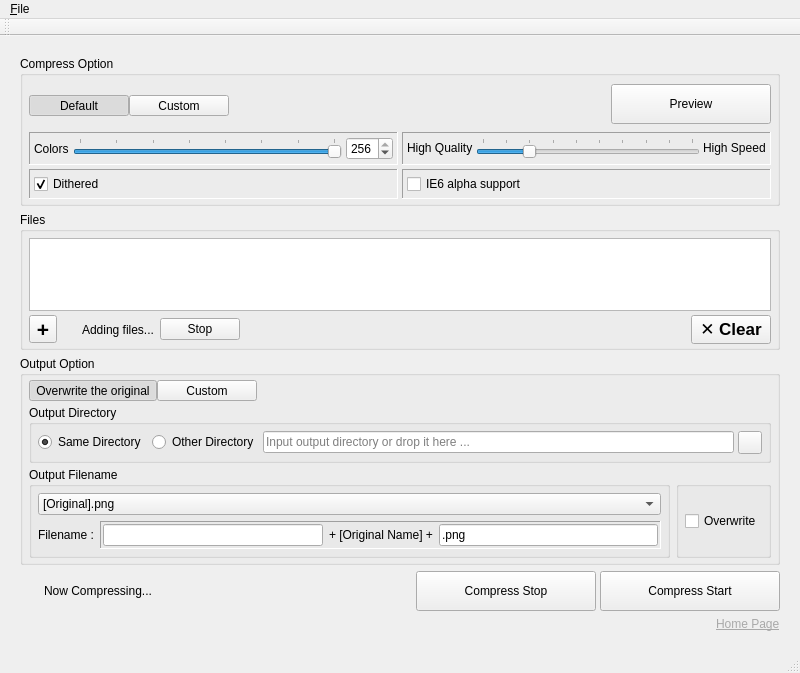
<?xml version="1.0" encoding="UTF-8"?>
<ui version="4.0">
 <class>PngyuMainWindow</class>
 <widget class="QMainWindow" name="PngyuMainWindow">
  <property name="geometry">
   <rect>
    <x>0</x>
    <y>0</y>
    <width>800</width>
    <height>673</height>
   </rect>
  </property>
  <property name="minimumSize">
   <size>
    <width>800</width>
    <height>600</height>
   </size>
  </property>
  <property name="acceptDrops">
   <bool>true</bool>
  </property>
  <property name="windowTitle">
   <string>New Pngyu</string>
  </property>
  <property name="styleSheet">
   <string notr="true">/* Modern macOS buttons */
QPushButton {
    border: none;
    border-radius: 8px;
    padding: 10px 16px;
    font-size: 13px;
    font-weight: 500;
    background-color: palette(button);
    color: palette(button-text);
}

QPushButton:hover {
    background-color: palette(midlight);
}

QPushButton#pushButton_exec {
    background-color: #007AFF;
    color: white;
    font-weight: 600;
    padding: 12px 24px;
}

QPushButton#pushButton_exec:hover {
    background-color: #0051D5;
}

QPushButton#pushButton_stop_exec {
    background-color: #FF3B30;
    color: white;
    font-weight: 600;
    padding: 12px 24px;
}

QPushButton#pushButton_preview {
    background-color: #007AFF;
    color: white;
    font-weight: 600;
    padding: 8px 16px;
}


QFrame#frame_speed,
QFrame#frame_dithered,
QFrame#frame_colors,
QFrame#frame_output_filename,
QFrame#frame_ie6
{
    border: 1px solid rgba(127,127,127,63);
    border-radius: 5px;
    padding: 2px;
}

/* Modern segmented controls */
QToolButton {
    border: 1px solid palette(mid);
    padding: 8px 16px;
    background-color: palette(button);
    color: palette(button-text);
    font-size: 13px;
    font-weight: 500;
}

QToolButton:checked {
    background-color: palette(highlight);
    color: palette(highlighted-text);
    border-color: palette(highlight);
}

QToolButton:hover:!checked {
    background-color: palette(midlight);
}

QToolButton#toolButton_compress_option_default,
QToolButton#toolButton_output_option_overwrite_original {
    border-top-left-radius: 8px;
    border-bottom-left-radius: 8px;
    border-right: none;
}

/*middle*/
QToolButton#toolButton_background_black
{
  border-style: outset;
  border : 1px solid rgb(127,127,127,127);
  border-radius : 0px;
  padding: 3px;
  background : qlineargradient(spread:reflect, x1:0, y1:1, x2:0, y2:0,
    stop:0 rgba(127, 127, 127, 64), stop:1 rgba(255, 255, 255, 100));
}

QToolButton#toolButton_compress_option_custom,
QToolButton#toolButton_output_option_custom {
    border-top-right-radius: 8px;
    border-bottom-right-radius: 8px;
    border-left: none;
}

/* Modern table styling */
QTableWidget {
    background-color: palette(base);
    border: 1px solid palette(mid);
    border-radius: 10px;
    selection-background-color: palette(highlight);
    selection-color: palette(highlighted-text);
    font-size: 13px;
    alternate-background-color: palette(alternate-base);
    gridline-color: palette(mid);
}

QTableWidget::item {
    padding: 10px 8px;
    border: none;
}

QHeaderView::section {
    background-color: palette(button);
    color: palette(button-text);
    padding: 10px 8px;
    border: none;
    font-weight: 600;
    font-size: 12px;
}

/* Modern text fields */
QLineEdit {
    border: 1px solid rgba(0, 0, 0, 0.1);
    border-radius: 8px;
    padding: 8px 12px;
    background-color: palette(base);
    color: palette(text);
    font-size: 13px;
}

QLineEdit:focus {
    border-color: #007AFF;
    border-width: 2px;
}

QLineEdit[drp_enabled="true"] {
    background-color: #007AFF;
    color: white;
    border-color: #007AFF;
}

/* Modern labels */
QLabel {
    color: palette(text);
    font-size: 13px;
}

QLabel#label_drop_here {
    background-color: palette(base);
    color: palette(mid);
    font-size: 15px;
    font-weight: 500;
}

/* Status colors */
QLabel#label_current_saved_size {
    color: palette(mid);
    font-size: 12px;
}

QLabel#label_current_saved_size[color_positive="true"] {
    color: #30D158;
}

QLabel#label_current_saved_size[color_negative="true"] {
    color: #FF453A;
}

/* Modern frames */
QFrame#frame_speed,
QFrame#frame_dithered,
QFrame#frame_colors,
QFrame#frame_output_filename,
QFrame#frame_ie6 {
    border: 1px solid rgba(0, 0, 0, 0.08);
    border-radius: 10px;
    padding: 8px;
    background-color: rgba(0, 0, 0, 0.02);
}

/* Add file button - specific styling to override general QToolButton */
QToolButton#toolButton_add_file {
    border: 1px solid rgba(0, 0, 0, 0.1) !important;
    border-radius: 6px !important;
    background-color: palette(button) !important;
    color: #007AFF !important;
    font-weight: 600 !important;
    font-size: 16px !important;
    padding: 2px !important;
}

QToolButton#toolButton_add_file:hover {
    background-color: palette(midlight) !important;
    color: #0051D5 !important;
}

QToolButton#toolButton_add_file:pressed {
    background-color: palette(mid) !important;
    color: #003D82 !important;
}

QToolButton#toolButton_add_file:checked {
    background-color: palette(button) !important;
    color: #007AFF !important;
}

/* Clear button - adaptive light/dark mode styling */
QPushButton#pushButton_filelist_clear {
    border: 1px solid palette(mid);
    border-radius: 6px;
    background-color: palette(button);
    color: palette(button-text);
    padding: 4px 8px;
}

QPushButton#pushButton_filelist_clear:hover {
    background-color: palette(midlight);
    border-color: palette(dark);
}

QPushButton#pushButton_filelist_clear:pressed {
    background-color: palette(mid);
    color: palette(bright-text);
}</string>
  </property>
  <widget class="QWidget" name="centralWidget">
   <layout class="QGridLayout" name="gridLayout">
    <property name="margin">
     <number>20</number>
    </property>
    <item row="7" column="0" colspan="5">
     <widget class="QWidget" name="widget" native="true">
      <layout class="QGridLayout" name="gridLayout_16">
       <property name="margin">
        <number>0</number>
       </property>
       <property name="spacing">
        <number>4</number>
       </property>
       <item row="0" column="6">
        <widget class="QPushButton" name="pushButton_exec">
         <property name="minimumSize">
          <size>
           <width>180</width>
           <height>40</height>
          </size>
         </property>
         <property name="maximumSize">
          <size>
           <width>180</width>
           <height>16777215</height>
          </size>
         </property>
         <property name="text">
          <string>Compress Start</string>
         </property>
        </widget>
       </item>
       <item row="0" column="5">
        <widget class="QPushButton" name="pushButton_stop_exec">
         <property name="minimumSize">
          <size>
           <width>180</width>
           <height>40</height>
          </size>
         </property>
         <property name="maximumSize">
          <size>
           <width>180</width>
           <height>16777215</height>
          </size>
         </property>
         <property name="text">
          <string>Compress Stop</string>
         </property>
         <property name="icon">
          <iconset resource="resource/resource.qrc">
           <normaloff>:/icons/stop.png</normaloff>:/icons/stop.png</iconset>
         </property>
        </widget>
       </item>
       <item row="0" column="1">
        <widget class="QWidget" name="widget_executing" native="true">
         <layout class="QHBoxLayout" name="horizontalLayout_5">
          <property name="spacing">
           <number>4</number>
          </property>
          <property name="margin">
           <number>0</number>
          </property>
          <item>
           <widget class="SpinnerWidget" name="spinner_exec" native="true">
            <property name="minimumSize">
             <size>
              <width>20</width>
              <height>20</height>
             </size>
            </property>
            <property name="maximumSize">
             <size>
              <width>20</width>
              <height>20</height>
             </size>
            </property>
           </widget>
          </item>
          <item>
           <widget class="QLabel" name="label_executing">
            <property name="text">
             <string>Now Compressing...</string>
            </property>
           </widget>
          </item>
         </layout>
        </widget>
       </item>
       <item row="0" column="4">
        <spacer name="horizontalSpacer_5">
         <property name="orientation">
          <enum>Qt::Horizontal</enum>
         </property>
         <property name="sizeHint" stdset="0">
          <size>
           <width>0</width>
           <height>20</height>
          </size>
         </property>
        </spacer>
       </item>
      </layout>
      <zorder>pushButton_stop_exec</zorder>
      <zorder>pushButton_exec</zorder>
      <zorder>widget_executing</zorder>
      <zorder>horizontalSpacer_5</zorder>
     </widget>
    </item>
    <item row="5" column="0" colspan="5">
     <widget class="QGroupBox" name="groupBox_output_option">
      <property name="title">
       <string>Output Option</string>
      </property>
      <layout class="QGridLayout" name="gridLayout_2">
       <property name="leftMargin">
        <number>6</number>
       </property>
       <property name="topMargin">
        <number>4</number>
       </property>
       <property name="rightMargin">
        <number>6</number>
       </property>
       <property name="bottomMargin">
        <number>4</number>
       </property>
       <property name="spacing">
        <number>4</number>
       </property>
       <item row="0" column="1">
        <spacer name="horizontalSpacer_3">
         <property name="orientation">
          <enum>Qt::Horizontal</enum>
         </property>
         <property name="sizeHint" stdset="0">
          <size>
           <width>0</width>
           <height>0</height>
          </size>
         </property>
        </spacer>
       </item>
       <item row="1" column="0" rowspan="2" colspan="2">
        <widget class="QWidget" name="widget_output_option_custom" native="true">
         <property name="sizePolicy">
          <sizepolicy hsizetype="MinimumExpanding" vsizetype="Preferred">
           <horstretch>0</horstretch>
           <verstretch>0</verstretch>
          </sizepolicy>
         </property>
         <layout class="QGridLayout" name="gridLayout_13">
          <property name="verticalSpacing">
           <number>4</number>
          </property>
          <property name="margin">
           <number>0</number>
          </property>
          <item row="1" column="0">
           <widget class="QGroupBox" name="groupBox_output_filename">
            <property name="title">
             <string>Output Filename</string>
            </property>
            <property name="flat">
             <bool>true</bool>
            </property>
            <layout class="QGridLayout" name="gridLayout_10">
             <property name="margin">
              <number>6</number>
             </property>
             <item row="0" column="0" colspan="3">
              <widget class="QComboBox" name="comboBox_output_filename_mode">
               <property name="sizePolicy">
                <sizepolicy hsizetype="Expanding" vsizetype="Fixed">
                 <horstretch>0</horstretch>
                 <verstretch>0</verstretch>
                </sizepolicy>
               </property>
               <property name="toolTip">
                <string>Output filename mode</string>
               </property>
               <item>
                <property name="text">
                 <string>[Original].png</string>
                </property>
               </item>
               <item>
                <property name="text">
                 <string>Custom Filename</string>
                </property>
               </item>
              </widget>
             </item>
             <item row="1" column="0" colspan="3">
              <widget class="QWidget" name="widget_custom_output_filename" native="true">
               <layout class="QHBoxLayout" name="horizontalLayout_3">
                <property name="margin">
                 <number>0</number>
                </property>
                <item>
                 <widget class="QLabel" name="label_custom_filename">
                  <property name="text">
                   <string>Filename :</string>
                  </property>
                 </widget>
                </item>
                <item>
                 <widget class="QFrame" name="frame_output_filename">
                  <property name="sizePolicy">
                   <sizepolicy hsizetype="Expanding" vsizetype="Preferred">
                    <horstretch>0</horstretch>
                    <verstretch>0</verstretch>
                   </sizepolicy>
                  </property>
                  <property name="frameShape">
                   <enum>QFrame::Panel</enum>
                  </property>
                  <property name="frameShadow">
                   <enum>QFrame::Sunken</enum>
                  </property>
                  <layout class="QGridLayout" name="gridLayout_3">
                   <property name="margin">
                    <number>2</number>
                   </property>
                   <item row="0" column="2">
                    <widget class="QLineEdit" name="lineEdit_output_file_prefix">
                     <property name="toolTip">
                      <string>Input cumtom filename prefix</string>
                     </property>
                     <property name="alignment">
                      <set>Qt::AlignRight|Qt::AlignTrailing|Qt::AlignVCenter</set>
                     </property>
                    </widget>
                   </item>
                   <item row="0" column="3">
                    <widget class="QLabel" name="label_outoput_original_name">
                     <property name="text">
                      <string>+ [Original Name] +</string>
                     </property>
                    </widget>
                   </item>
                   <item row="0" column="4">
                    <widget class="QLineEdit" name="lineEdit_output_file_suffix">
                     <property name="toolTip">
                      <string>Input cumtom filename suffix</string>
                     </property>
                     <property name="text">
                      <string>.png</string>
                     </property>
                    </widget>
                   </item>
                  </layout>
                 </widget>
                </item>
               </layout>
              </widget>
             </item>
            </layout>
           </widget>
          </item>
          <item row="1" column="1">
           <widget class="QGroupBox" name="groupBox_output_option_other">
            <property name="sizePolicy">
             <sizepolicy hsizetype="Maximum" vsizetype="Preferred">
              <horstretch>0</horstretch>
              <verstretch>0</verstretch>
             </sizepolicy>
            </property>
            <property name="title">
             <string> </string>
            </property>
            <property name="flat">
             <bool>true</bool>
            </property>
            <layout class="QGridLayout" name="gridLayout_11">
             <property name="margin">
              <number>6</number>
             </property>
             <item row="0" column="0">
              <widget class="QCheckBox" name="checkBox_overwrite">
               <property name="text">
                <string>Overwrite</string>
               </property>
              </widget>
             </item>
            </layout>
           </widget>
          </item>
          <item row="0" column="0" colspan="2">
           <widget class="QGroupBox" name="groupBox_output_directory_mode">
            <property name="title">
             <string>Output Directory</string>
            </property>
            <property name="flat">
             <bool>true</bool>
            </property>
            <layout class="QGridLayout" name="gridLayout_9">
             <property name="margin">
              <number>6</number>
             </property>
             <item row="1" column="1">
              <widget class="QWidget" name="widget_other_output_directory" native="true">
               <layout class="QHBoxLayout" name="horizontalLayout_2">
                <property name="spacing">
                 <number>4</number>
                </property>
                <property name="margin">
                 <number>0</number>
                </property>
                <item>
                 <widget class="QRadioButton" name="radioButton_output_other_directory">
                  <property name="sizePolicy">
                   <sizepolicy hsizetype="Maximum" vsizetype="Fixed">
                    <horstretch>0</horstretch>
                    <verstretch>0</verstretch>
                   </sizepolicy>
                  </property>
                  <property name="toolTip">
                   <string>Save to specified other directory</string>
                  </property>
                  <property name="text">
                   <string>Other Directory</string>
                  </property>
                  <attribute name="buttonGroup">
                   <string notr="true">buttonGroup_output_directory_mode</string>
                  </attribute>
                 </widget>
                </item>
                <item>
                 <widget class="QLineEdit" name="lineEdit_output_directory">
                  <property name="toolTip">
                   <string>Input output directory or drop it here ...</string>
                  </property>
                  <property name="placeholderText">
                   <string>Input output directory or drop it here ...</string>
                  </property>
                 </widget>
                </item>
                <item>
                 <widget class="QToolButton" name="toolButton_open_output_directory">
                  <property name="text">
                   <string/>
                  </property>
                  <property name="icon">
                   <iconset resource="resource/resource.qrc">
                    <normaloff>:/icons/folder.png</normaloff>:/icons/folder.png</iconset>
                  </property>
                 </widget>
                </item>
               </layout>
              </widget>
             </item>
             <item row="1" column="0">
              <widget class="QRadioButton" name="radioButton_output_same_directory">
               <property name="sizePolicy">
                <sizepolicy hsizetype="Maximum" vsizetype="Fixed">
                 <horstretch>0</horstretch>
                 <verstretch>0</verstretch>
                </sizepolicy>
               </property>
               <property name="toolTip">
                <string>Save to same as directory that original file exists</string>
               </property>
               <property name="text">
                <string>Same Directory</string>
               </property>
               <property name="checked">
                <bool>true</bool>
               </property>
               <attribute name="buttonGroup">
                <string notr="true">buttonGroup_output_directory_mode</string>
               </attribute>
              </widget>
             </item>
            </layout>
           </widget>
          </item>
         </layout>
        </widget>
       </item>
       <item row="0" column="0">
        <widget class="QWidget" name="widget_output_option_mode" native="true">
         <property name="sizePolicy">
          <sizepolicy hsizetype="Maximum" vsizetype="Preferred">
           <horstretch>0</horstretch>
           <verstretch>0</verstretch>
          </sizepolicy>
         </property>
         <layout class="QGridLayout" name="gridLayout_20">
          <property name="leftMargin">
           <number>0</number>
          </property>
          <property name="topMargin">
           <number>0</number>
          </property>
          <property name="bottomMargin">
           <number>0</number>
          </property>
          <property name="spacing">
           <number>0</number>
          </property>
          <item row="0" column="1">
           <widget class="QToolButton" name="toolButton_output_option_custom">
            <property name="minimumSize">
             <size>
              <width>100</width>
              <height>0</height>
             </size>
            </property>
            <property name="text">
             <string>Custom</string>
            </property>
            <property name="checkable">
             <bool>true</bool>
            </property>
            <attribute name="buttonGroup">
             <string notr="true">buttonGroup_output_option_mode</string>
            </attribute>
           </widget>
          </item>
          <item row="0" column="0">
           <widget class="QToolButton" name="toolButton_output_option_overwrite_original">
            <property name="minimumSize">
             <size>
              <width>120</width>
              <height>0</height>
             </size>
            </property>
            <property name="text">
             <string>Overwrite the original</string>
            </property>
            <property name="checkable">
             <bool>true</bool>
            </property>
            <property name="checked">
             <bool>true</bool>
            </property>
            <attribute name="buttonGroup">
             <string notr="true">buttonGroup_output_option_mode</string>
            </attribute>
           </widget>
          </item>
         </layout>
        </widget>
       </item>
      </layout>
     </widget>
    </item>
    <item row="9" column="4">
     <widget class="QLabel" name="label_homepage">
      <property name="sizePolicy">
       <sizepolicy hsizetype="Maximum" vsizetype="Preferred">
        <horstretch>0</horstretch>
        <verstretch>0</verstretch>
       </sizepolicy>
      </property>
      <property name="text">
       <string>&lt;a href=&quot;http://nukesaq88.github.io/Pngyu/&quot; style=&quot;color: darkgray;&quot;&gt;Home Page&lt;/a&gt;</string>
      </property>
      <property name="textFormat">
       <enum>Qt::RichText</enum>
      </property>
      <property name="openExternalLinks">
       <bool>true</bool>
      </property>
     </widget>
    </item>
    <item row="0" column="0" colspan="5">
     <widget class="QGroupBox" name="groupBox_compress_option">
      <property name="sizePolicy">
       <sizepolicy hsizetype="Preferred" vsizetype="Maximum">
        <horstretch>0</horstretch>
        <verstretch>0</verstretch>
       </sizepolicy>
      </property>
      <property name="title">
       <string>Compress Option</string>
      </property>
      <layout class="QGridLayout" name="gridLayout_12">
       <property name="leftMargin">
        <number>6</number>
       </property>
       <property name="topMargin">
        <number>4</number>
       </property>
       <property name="rightMargin">
        <number>6</number>
       </property>
       <property name="bottomMargin">
        <number>4</number>
       </property>
       <property name="spacing">
        <number>4</number>
       </property>
       <item row="1" column="1">
        <spacer name="horizontalSpacer_2">
         <property name="orientation">
          <enum>Qt::Horizontal</enum>
         </property>
         <property name="sizeHint" stdset="0">
          <size>
           <width>0</width>
           <height>0</height>
          </size>
         </property>
        </spacer>
       </item>
       <item row="1" column="2" colspan="2">
        <widget class="QPushButton" name="pushButton_preview">
         <property name="sizePolicy">
          <sizepolicy hsizetype="Minimum" vsizetype="Maximum">
           <horstretch>0</horstretch>
           <verstretch>0</verstretch>
          </sizepolicy>
         </property>
         <property name="minimumSize">
          <size>
           <width>160</width>
           <height>40</height>
          </size>
         </property>
         <property name="text">
          <string>Preview</string>
         </property>
         <property name="iconSize">
          <size>
           <width>20</width>
           <height>20</height>
          </size>
         </property>
         <property name="checkable">
          <bool>true</bool>
         </property>
        </widget>
       </item>
       <item row="4" column="0" rowspan="2" colspan="4">
        <widget class="QWidget" name="widget_compress_option_custom_options" native="true">
         <property name="sizePolicy">
          <sizepolicy hsizetype="Preferred" vsizetype="Maximum">
           <horstretch>0</horstretch>
           <verstretch>0</verstretch>
          </sizepolicy>
         </property>
         <layout class="QGridLayout" name="gridLayout_19">
          <property name="margin">
           <number>0</number>
          </property>
          <property name="spacing">
           <number>4</number>
          </property>
          <item row="0" column="0" colspan="2">
           <widget class="QWidget" name="widget_compress_option_sliders" native="true">
            <layout class="QGridLayout" name="gridLayout_15">
             <property name="margin">
              <number>0</number>
             </property>
             <property name="spacing">
              <number>4</number>
             </property>
             <item row="0" column="0">
              <widget class="QFrame" name="frame_colors">
               <property name="frameShape">
                <enum>QFrame::Panel</enum>
               </property>
               <property name="frameShadow">
                <enum>QFrame::Sunken</enum>
               </property>
               <layout class="QGridLayout" name="gridLayout_6">
                <property name="margin">
                 <number>4</number>
                </property>
                <property name="spacing">
                 <number>4</number>
                </property>
                <item row="1" column="2">
                 <widget class="QSpinBox" name="spinBox_colors">
                  <property name="minimum">
                   <number>2</number>
                  </property>
                  <property name="maximum">
                   <number>256</number>
                  </property>
                  <property name="value">
                   <number>256</number>
                  </property>
                 </widget>
                </item>
                <item row="1" column="1">
                 <widget class="QSlider" name="horizontalSlider_colors">
                  <property name="minimum">
                   <number>0</number>
                  </property>
                  <property name="maximum">
                   <number>7</number>
                  </property>
                  <property name="value">
                   <number>7</number>
                  </property>
                  <property name="orientation">
                   <enum>Qt::Horizontal</enum>
                  </property>
                  <property name="tickPosition">
                   <enum>QSlider::TicksAbove</enum>
                  </property>
                  <property name="tickInterval">
                   <number>1</number>
                  </property>
                 </widget>
                </item>
                <item row="1" column="0">
                 <widget class="QLabel" name="label_colors">
                  <property name="text">
                   <string>Colors</string>
                  </property>
                 </widget>
                </item>
               </layout>
              </widget>
             </item>
             <item row="0" column="1">
              <widget class="QFrame" name="frame_speed">
               <property name="frameShape">
                <enum>QFrame::Panel</enum>
               </property>
               <property name="frameShadow">
                <enum>QFrame::Sunken</enum>
               </property>
               <layout class="QGridLayout" name="gridLayout_5">
                <property name="margin">
                 <number>4</number>
                </property>
                <property name="spacing">
                 <number>3</number>
                </property>
                <item row="0" column="0">
                 <widget class="QLabel" name="label_compress_high_quality">
                  <property name="text">
                   <string>High Quality</string>
                  </property>
                 </widget>
                </item>
                <item row="0" column="1">
                 <widget class="QSlider" name="horizontalSlider_compress_speed">
                  <property name="minimum">
                   <number>1</number>
                  </property>
                  <property name="maximum">
                   <number>10</number>
                  </property>
                  <property name="value">
                   <number>3</number>
                  </property>
                  <property name="orientation">
                   <enum>Qt::Horizontal</enum>
                  </property>
                  <property name="tickPosition">
                   <enum>QSlider::TicksAbove</enum>
                  </property>
                  <property name="tickInterval">
                   <number>1</number>
                  </property>
                 </widget>
                </item>
                <item row="0" column="2">
                 <widget class="QLabel" name="label_compress_high_speed">
                  <property name="text">
                   <string>High Speed</string>
                  </property>
                 </widget>
                </item>
               </layout>
              </widget>
             </item>
            </layout>
           </widget>
          </item>
          <item row="1" column="0" colspan="2">
           <widget class="QWidget" name="widget_compress_option_check_boxes" native="true">
            <layout class="QGridLayout" name="gridLayout_17">
             <property name="margin">
              <number>0</number>
             </property>
             <property name="spacing">
              <number>4</number>
             </property>
             <item row="0" column="1">
              <widget class="QFrame" name="frame_ie6">
               <property name="frameShape">
                <enum>QFrame::Panel</enum>
               </property>
               <property name="frameShadow">
                <enum>QFrame::Sunken</enum>
               </property>
               <layout class="QGridLayout" name="gridLayout_7">
                <property name="margin">
                 <number>4</number>
                </property>
                <property name="spacing">
                 <number>4</number>
                </property>
                <item row="0" column="0">
                 <widget class="QCheckBox" name="checkBox_ie6_support">
                  <property name="text">
                   <string>IE6 alpha support</string>
                  </property>
                  <property name="checked">
                   <bool>false</bool>
                  </property>
                 </widget>
                </item>
               </layout>
              </widget>
             </item>
             <item row="0" column="0">
              <widget class="QFrame" name="frame_dithered">
               <property name="frameShape">
                <enum>QFrame::Panel</enum>
               </property>
               <property name="frameShadow">
                <enum>QFrame::Sunken</enum>
               </property>
               <layout class="QGridLayout" name="gridLayout_4">
                <property name="margin">
                 <number>4</number>
                </property>
                <property name="spacing">
                 <number>4</number>
                </property>
                <item row="0" column="1">
                 <widget class="QCheckBox" name="checkBox_dithered">
                  <property name="text">
                   <string>Dithered</string>
                  </property>
                  <property name="checked">
                   <bool>true</bool>
                  </property>
                 </widget>
                </item>
               </layout>
              </widget>
             </item>
            </layout>
           </widget>
          </item>
         </layout>
        </widget>
       </item>
       <item row="1" column="0" rowspan="2">
        <widget class="QWidget" name="widget_compress_option_mode" native="true">
         <property name="sizePolicy">
          <sizepolicy hsizetype="Maximum" vsizetype="Preferred">
           <horstretch>0</horstretch>
           <verstretch>0</verstretch>
          </sizepolicy>
         </property>
         <layout class="QGridLayout" name="gridLayout_18">
          <property name="leftMargin">
           <number>0</number>
          </property>
          <property name="topMargin">
           <number>0</number>
          </property>
          <property name="bottomMargin">
           <number>0</number>
          </property>
          <property name="spacing">
           <number>0</number>
          </property>
          <item row="0" column="0">
           <widget class="QToolButton" name="toolButton_compress_option_default">
            <property name="minimumSize">
             <size>
              <width>100</width>
              <height>0</height>
             </size>
            </property>
            <property name="text">
             <string>Default</string>
            </property>
            <property name="checkable">
             <bool>true</bool>
            </property>
            <property name="checked">
             <bool>true</bool>
            </property>
            <attribute name="buttonGroup">
             <string notr="true">buttonGroup_compres_option_mode</string>
            </attribute>
           </widget>
          </item>
          <item row="0" column="1">
           <widget class="QToolButton" name="toolButton_compress_option_custom">
            <property name="minimumSize">
             <size>
              <width>100</width>
              <height>0</height>
             </size>
            </property>
            <property name="text">
             <string>Custom</string>
            </property>
            <property name="checkable">
             <bool>true</bool>
            </property>
            <attribute name="buttonGroup">
             <string notr="true">buttonGroup_compres_option_mode</string>
            </attribute>
           </widget>
          </item>
         </layout>
        </widget>
       </item>
       <item row="0" column="0" colspan="4">
        <widget class="QWidget" name="widget_compress_option_row_1" native="true">
         <layout class="QHBoxLayout" name="horizontalLayout">
          <property name="spacing">
           <number>4</number>
          </property>
          <property name="margin">
           <number>0</number>
          </property>
         </layout>
        </widget>
       </item>
      </layout>
     </widget>
    </item>
    <item row="4" column="0" colspan="5">
     <widget class="QGroupBox" name="groupBox_filelist">
      <property name="title">
       <string>Files</string>
      </property>
      <property name="flat">
       <bool>false</bool>
      </property>
      <layout class="QGridLayout" name="gridLayout_8">
       <property name="leftMargin">
        <number>6</number>
       </property>
       <property name="topMargin">
        <number>6</number>
       </property>
       <property name="rightMargin">
        <number>6</number>
       </property>
       <property name="bottomMargin">
        <number>3</number>
       </property>
       <property name="spacing">
        <number>4</number>
       </property>
       <item row="3" column="0">
        <widget class="QToolButton" name="toolButton_add_file">
         <property name="minimumSize">
          <size>
           <width>28</width>
           <height>28</height>
          </size>
         </property>
         <property name="maximumSize">
          <size>
           <width>28</width>
           <height>28</height>
          </size>
         </property>
         <property name="text">
          <string>+</string>
         </property>
         <property name="font">
          <font>
           <pointsize>16</pointsize>
           <weight>600</weight>
          </font>
         </property>
        </widget>
       </item>
       <item row="3" column="4">
        <widget class="QPushButton" name="pushButton_filelist_clear">
         <property name="sizePolicy">
          <sizepolicy hsizetype="Maximum" vsizetype="Fixed">
           <horstretch>0</horstretch>
           <verstretch>0</verstretch>
          </sizepolicy>
         </property>
         <property name="toolTip">
          <string>Clear all files</string>
         </property>
         <property name="text">
          <string>✕ Clear</string>
         </property>
         <property name="font">
          <font>
           <pointsize>13</pointsize>
           <weight>500</weight>
          </font>
         </property>
        </widget>
       </item>
       <item row="3" column="1">
        <widget class="QWidget" name="widget_file_appending" native="true">
         <layout class="QHBoxLayout" name="horizontalLayout_4">
          <property name="margin">
           <number>0</number>
          </property>
          <item>
           <widget class="SpinnerWidget" name="spinner_file_append" native="true">
            <property name="minimumSize">
             <size>
              <width>15</width>
              <height>15</height>
             </size>
            </property>
            <property name="maximumSize">
             <size>
              <width>15</width>
              <height>15</height>
             </size>
            </property>
           </widget>
          </item>
          <item>
           <widget class="QLabel" name="label_file_appending">
            <property name="text">
             <string>Adding files...</string>
            </property>
           </widget>
          </item>
          <item>
           <widget class="QPushButton" name="pushButton_stop_file_appending">
            <property name="sizePolicy">
             <sizepolicy hsizetype="Maximum" vsizetype="Fixed">
              <horstretch>0</horstretch>
              <verstretch>0</verstretch>
             </sizepolicy>
            </property>
            <property name="toolTip">
             <string>Stop searcing</string>
            </property>
            <property name="text">
             <string>Stop</string>
            </property>
            <property name="icon">
             <iconset resource="resource/resource.qrc">
              <normaloff>:/icons/stop.png</normaloff>:/icons/stop.png</iconset>
            </property>
           </widget>
          </item>
         </layout>
        </widget>
       </item>
       <item row="1" column="0" colspan="5">
        <widget class="QTableWidget" name="tableWidget_filelist">
         <property name="editTriggers">
          <set>QAbstractItemView::NoEditTriggers</set>
         </property>
         <property name="selectionMode">
          <enum>QAbstractItemView::SingleSelection</enum>
         </property>
         <property name="selectionBehavior">
          <enum>QAbstractItemView::SelectRows</enum>
         </property>
         <property name="showGrid">
          <bool>false</bool>
         </property>
         <property name="sortingEnabled">
          <bool>true</bool>
         </property>
         <attribute name="verticalHeaderVisible">
          <bool>false</bool>
         </attribute>
         <attribute name="verticalHeaderDefaultSectionSize">
          <number>20</number>
         </attribute>
        </widget>
       </item>
       <item row="3" column="3">
        <spacer name="horizontalSpacer">
         <property name="orientation">
          <enum>Qt::Horizontal</enum>
         </property>
         <property name="sizeHint" stdset="0">
          <size>
           <width>0</width>
           <height>0</height>
          </size>
         </property>
        </spacer>
       </item>
      </layout>
     </widget>
    </item>
   </layout>
  </widget>
  <widget class="QMenuBar" name="menuBar">
   <property name="geometry">
    <rect>
     <x>0</x>
     <y>0</y>
     <width>689</width>
     <height>22</height>
    </rect>
   </property>
   <widget class="QMenu" name="menuPngyu">
    <property name="title">
     <string>&amp;File</string>
    </property>
    <addaction name="action_preferences"/>
    <addaction name="action_quit"/>
   </widget>
   <addaction name="menuPngyu"/>
  </widget>
  <widget class="QToolBar" name="mainToolBar">
   <attribute name="toolBarArea">
    <enum>TopToolBarArea</enum>
   </attribute>
   <attribute name="toolBarBreak">
    <bool>false</bool>
   </attribute>
  </widget>
  <widget class="QStatusBar" name="statusBar"/>
  <action name="action_preferences">
   <property name="text">
    <string>&amp;Preferences</string>
   </property>
  </action>
  <action name="action_quit">
   <property name="text">
    <string>&amp;Quit</string>
   </property>
  </action>
 </widget>
 <layoutdefault spacing="6" margin="11"/>
 <customwidgets>
  <customwidget>
   <class>SpinnerWidget</class>
   <extends>QWidget</extends>
   <header>spinnerwidget.h</header>
   <container>1</container>
  </customwidget>
 </customwidgets>
 <tabstops>
  <tabstop>toolButton_compress_option_default</tabstop>
  <tabstop>toolButton_compress_option_custom</tabstop>
  <tabstop>pushButton_preview</tabstop>
  <tabstop>horizontalSlider_colors</tabstop>
  <tabstop>spinBox_colors</tabstop>
  <tabstop>horizontalSlider_compress_speed</tabstop>
  <tabstop>checkBox_ie6_support</tabstop>
  <tabstop>checkBox_dithered</tabstop>
  <tabstop>tableWidget_filelist</tabstop>
  <tabstop>toolButton_add_file</tabstop>
  <tabstop>pushButton_filelist_clear</tabstop>
  <tabstop>toolButton_output_option_overwrite_original</tabstop>
  <tabstop>toolButton_output_option_custom</tabstop>
  <tabstop>radioButton_output_same_directory</tabstop>
  <tabstop>radioButton_output_other_directory</tabstop>
  <tabstop>lineEdit_output_directory</tabstop>
  <tabstop>toolButton_open_output_directory</tabstop>
  <tabstop>comboBox_output_filename_mode</tabstop>
  <tabstop>lineEdit_output_file_prefix</tabstop>
  <tabstop>lineEdit_output_file_suffix</tabstop>
  <tabstop>checkBox_overwrite</tabstop>
 </tabstops>
 <resources>
  <include location="resource/resource.qrc"/>
 </resources>
 <connections/>
 <buttongroups>
  <buttongroup name="buttonGroup_compres_option_mode"/>
  <buttongroup name="buttonGroup_output_option_mode"/>
  <buttongroup name="buttonGroup_output_directory_mode"/>
 </buttongroups>
</ui>
